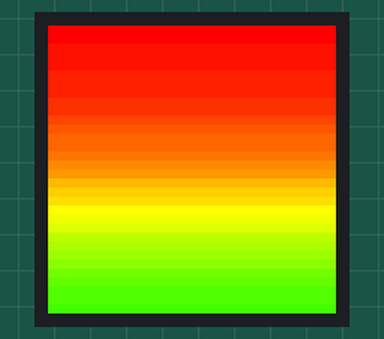
The sketch below on a simulated Arduino Uno, built with avr-gcc and run on an emulated ATmega328P. Parts: 32×32 colour display.

Above: at 0.2 s.

The sketch:

Straithe_Gradient.ino
```cpp
// (licence header left out)
#include <Adafruit_GFX.h>   // Core graphics library
#include <RGBmatrixPanel.h> // Hardware-specific library

// pinout for 32x32 matrix
#define CLK 11
#define OE  9
#define LAT 10
#define A   A0
#define B   A1
#define C   A2
#define D   A3

RGBmatrixPanel matrix(A, B, C, D, CLK, LAT, OE, false);


void setup()
{
  drawGradient();
}


/*
 * Draws a gradient down the board.
 */
void drawGradient()
{
  int       x, y;
  int       hue = 42; //Sets starting hue.
  uint16_t  colour;

  matrix.begin();

  // Chooses the current row to colour.
  for(y = 0; y < matrix.width(); y++)
  {
    hue += 10; //Adjust hue to change row colour.
    colour = matrix.ColorHSV(hue, 255, 255, true);

    // Draws the current color across the row.
    for(x = 0; x < matrix.height(); x++)
    {
      matrix.drawPixel(x, y, colour);
    }
  }
}

void loop()
{
  // do nothing
}
```
